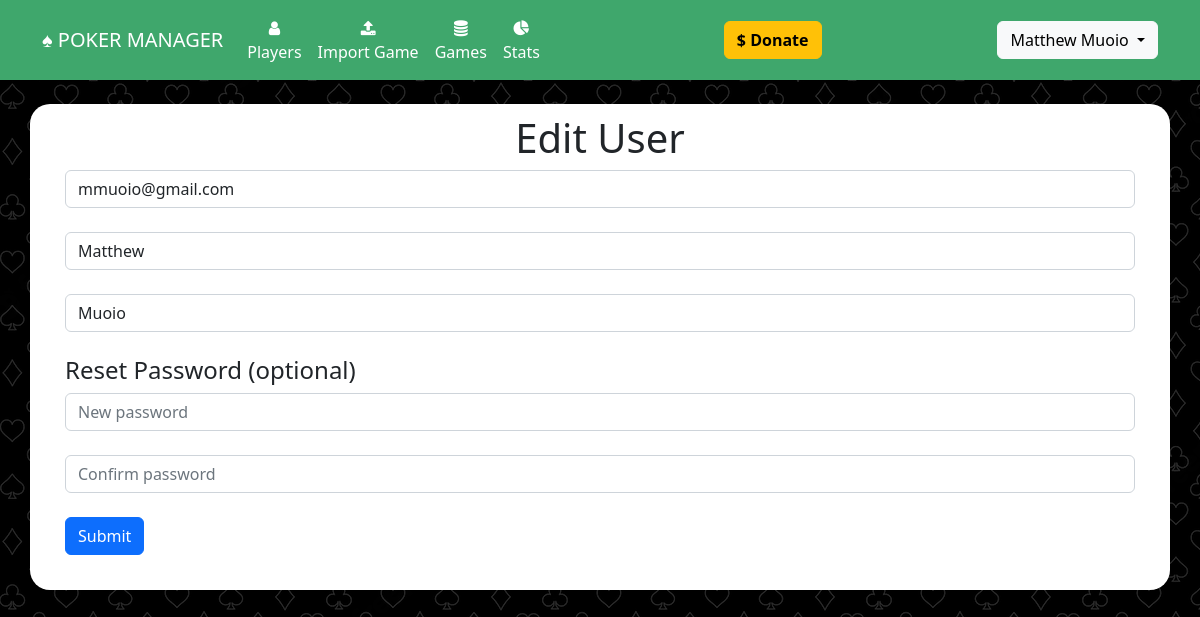
/edit_user (signed in), run on the app's committed database.
### website/models.py (models this page shows)
class User(db.Model, UserMixin):
	id = db.Column(db.Integer, primary_key=True)
	email = db.Column(db.String(150), unique=True)
	password = db.Column(db.String(150))
	first_name = db.Column(db.String(150))
	last_name = db.Column(db.String(150))
	player_id = db.Column(db.Integer, db.ForeignKey('player.id'))
	admin = db.Column(db.Boolean, default=False)
	subscribed = db.Column(db.Boolean, default=False)
	can_upload = db.Column(db.Boolean, default=False)
	expires_on = db.Column(db.DateTime(timezone=True), default=func.now())

### website/auth.py (the view, shortened to what this page needs)
@auth.route('/edit_user', methods=['GET','POST'])
@login_required
def edit_user():
	user=current_user
	return render_template("edit_user.html", user=current_user)

### website/__init__.py (called while the page is built)
def create_app():
	app = Flask(__name__)
	app.config['SECRET_KEY'] = 'secret_key_password_string'
	app.config['SQLALCHEMY_DATABASE_URI'] = os.getenv('DATABASE_URL_SQ')
	migrate.init_app(app, db, render_as_batch=True)
	db.init_app(app)
	from .models import User, Player, Alias, Game, Payment, Url, Earning, PokernowId, Behavior
	from .views import views
	from .auth import auth
	app.register_blueprint(views, url_prefix='/')
	app.register_blueprint(auth, url_prefix='/')
	login_manager = LoginManager()
	login_manager.login_view = 'auth.login'
	login_manager.init_app(app)
	@login_manager.user_loader
	def load_user(id):
		return User.query.get(int(id))
	return app

### website/templates/edit_user.html (shortened to what this page needs)
{% extends "base.html" %}
{% block content %}
<h1 align="center">Edit User</h1>
<form method="POST">
    <div class="form-group">
        <input type="email" class="form-control" id="email" name="email" placeholder="Email" value="{{user.email}}"/>
    </div><br/>
    <div class="form-group">
        <input type="text" class="form-control" id="firstName" name="firstName" placeholder="First name" value="{{user.first_name}}"/>
    </div><br/>
    <div class="form-group">
        <input type="text" class="form-control" id="lastName" name="lastName" placeholder="Last name" value="{{user.last_name}}"/>
    </div><br/>
	<h4>Reset Password (optional)</h4>
    <div class="form-group">
        <input type="password" class="form-control" id="password1" name="password1" placeholder="New password"/>
    </div><br/>
    <div class="form-group">
        <input type="password" class="form-control" id="password2" name="password2" placeholder="Confirm password"/>
    </div>
    <br/>
    <button type="submit" class="btn btn-primary">Submit</button>
</form>
{% endblock %}

### website/templates/base.html (shortened to what this page needs)
<!DOCTYPE html>
<html>
    <head>
<link href="https://cdn.jsdelivr.net/npm/bootstrap@5.2.0-beta1/dist/css/bootstrap.min.css" rel="stylesheet">
    <link
      rel="stylesheet"
      href="https://stackpath.bootstrapcdn.com/font-awesome/4.7.0/css/font-awesome.min.css"
    />
    <link
      rel="stylesheet"
      href="static/style.css"
    />
    </head>
    <body class="body">
        <nav class="navbar navbar-expand-lg navbar-dark" style="background-color: #3fa76c;">
            <div class="container-fluid" style="max-width: 1140px;margin-right:auto;margin-left:auto">
                <a class="navbar-brand" href="/">&spades; POKER MANAGER</a>
                <div class="collapse navbar-collapse justify-content-start" id="mainNavbar">
                    <div class="navbar-nav">
                        <ul class="navbar-nav me-auto mb-2 mb-lg-0">
                            <li class="nav-item" align="center"><a class="nav-link" id="nav-players" href="/players"><i class="fa fa-user" aria-hidden="true"></i><br/>Players</a></li>
                            {% if user and  user.is_authenticated and user.can_upload %}
                            <li class="nav-item" align="center"><a class="nav-link" id="nav-import-game" href="/import_game"><i class="fa fa-upload" aria-hidden="true"></i><br/>Import Game</a></li>
                            {% endif %}
                            <li class="nav-item" align="center"><a class="nav-link" id="nav-import-game" href="/games"><i class="fa fa-database" aria-hidden="true"></i><Br/>Games</a></li>
                            {% if user and  user.is_authenticated and user.player_id and user.subscribed %}
                            <li class="nav-item" align="center"><a class="nav-link" id="nav-import-game" href="/player_stats"><i class="fa fa-pie-chart" aria-hidden="true"></i><br/>Stats</a></li>
                            {% endif %}
                        </ul>
                    </div>
                    <div class="navbar-nav ml-auto" style="margin-left: auto">
                       <a href="https://account.venmo.com/u/MattMuoio" target="_blank" class="btn btn-warning"><b>$ Donate</b></a>
                    </div>
                    <div class="navbar-nav ml-auto" style="margin-left: auto">
                        <ul class="navbar-nav me-auto mb-2 mb-lg-0">
                            {% if user and  user.is_authenticated %}
                            <div class="dropdown">
                                <button class="btn btn-light dropdown-toggle" type="button" data-bs-toggle="dropdown" aria-expanded="false">
                                {{user.first_name}} {{user.last_name}}
                                </button>
                            </div>
                            {% else %}
                            <ul class="navbar-nav me-auto mb-2 mb-lg-0">
                                <li class="nav-item"><a class="nav-link" id="nav-signUp" href="/sign-up">Sign Up</a></li>
                                <li class="nav-item"><a class="nav-link" id="nav-login" href="/login">Login</a></li>
                            </ul>
                            {% endif %}
                        </ul>
                    </div>
                </div>
            </div>
        </nav>
        <br/>
        <div class="container h-100 body_container" style="max-width:1140px; background-color: #fff;">
            {% block content %}
            {% endblock %}
        </div>
    </body>
</html>

### website/static/style.css (style rules this page uses)
.body { height: 100%; background-image: url("card_suits4.png"); }
.body_container { border-radius: 20px; padding: 10px 35px 35px 35px; }
.nav-link { color: #fff; }

### data on the page
User: first_name "Matthew", last_name "Muoio", email "mmuoio@gmail.com", firstName "Matthew", lastName "Muoio"
